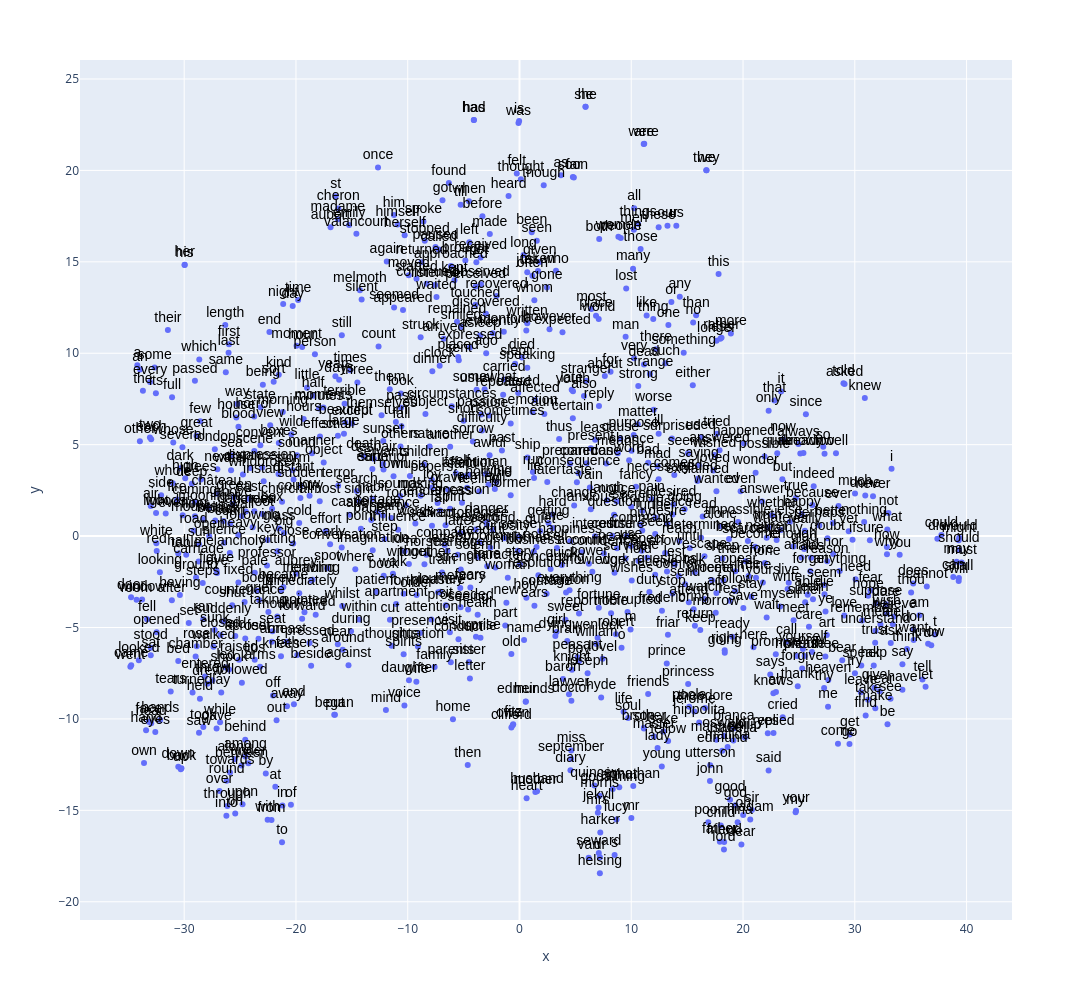

Notebook source saved alongside this figure:
### Code cell
px.scatter(TSNE_2.reset_index(), 'x', 'y', 
        text='term_str', 
        hover_name='term_str',  
        height=1000,
        width=1200)\
    .update_traces(
        mode='markers+text', 
        textfont=dict(color='black', size=14, family='Arial'),
        textposition='top center')

### Figure 1 — Plotly figure (JSON) as saved in the notebook; plotly's stock layout.template omitted (floating-point values rounded to 4 significant figures; data arrays with more than 128 entries replaced by an {"elided": "..."} marker saying what was removed)
{"data": [{"hovertemplate": "<b>%{hovertext}</b><br><br>x=%{x}<br>y=%{y}<br>term_str=%{text}<extra></extra>", "hovertext": {"elided": "866 str values"}, "legendgroup": "", "marker": {"color": "#636efa", "symbol": "circle"}, "mode": "markers+text", "name": "", "orientation": "v", "showlegend": false, "text": {"elided": "866 str values"}, "textfont": {"color": "black", "family": "Arial", "size": 14}, "textposition": "top center", "type": "scatter", "x": {"elided": "866 float values"}, "xaxis": "x", "y": {"elided": "866 float values"}, "yaxis": "y"}], "layout": {"height": 1000, "legend": {"tracegroupgap": 0}, "margin": {"t": 60}, "width": 1200, "xaxis": {"anchor": "y", "domain": [0, 1], "title": {"text": "x"}}, "yaxis": {"anchor": "x", "domain": [0, 1], "title": {"text": "y"}}}}
